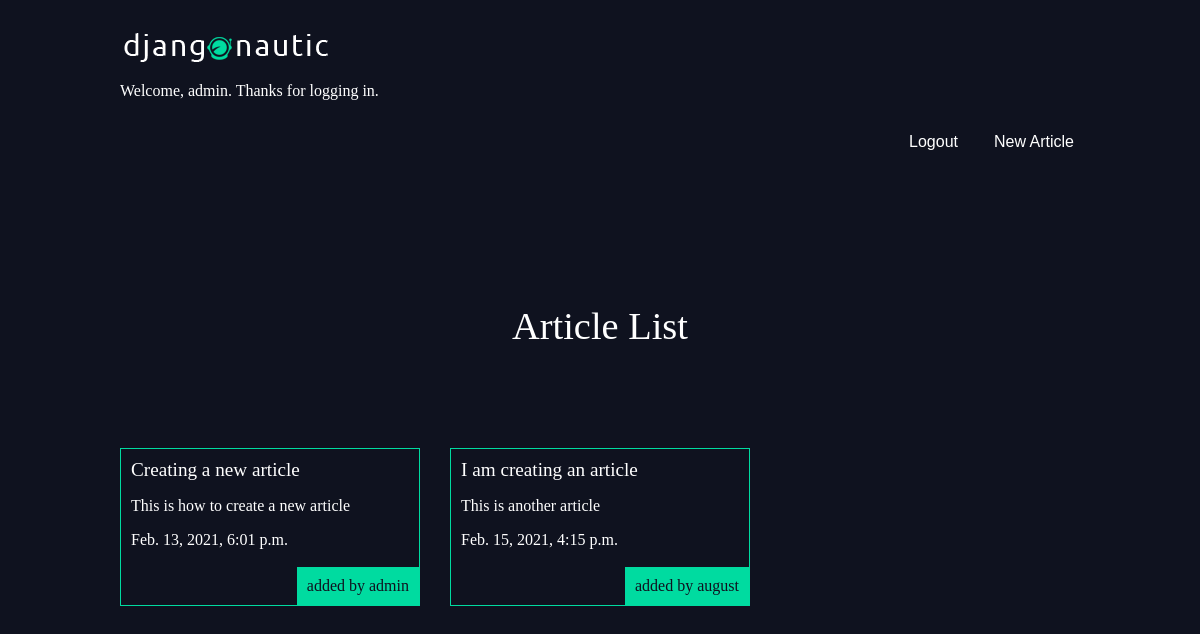
The app's page /articles/ (signed in) with its own data.
### articles/models.py (models this page shows, shortened)
class Article(models.Model):
    title = models.CharField(max_length = 100)
    slug = models.SlugField()
    body = models.TextField()
    date = models.DateTimeField(auto_now_add = True)
    thumb = models.ImageField(default="default.png", blank=True)
    author = models.ForeignKey(User, default=None, on_delete=models.CASCADE)
    def snippet(self):
        if len(self.body) < 51:
            return self.body
        else:
            return self.body[:50] + "..."

### articles/views.py (the view)
# urls.py: path('', views.article_list, name="list"),
def article_list(request):
    articles = Article.objects.all().order_by("date")
    return render(request, "articles/article_list.html", {"articles": articles})

### articles/templates/articles/article_list.html
{% extends 'base_layout.html' %}
{% block content %}
<h1>Article List</h1>
<div class="articles">
    {% for article in articles %}
        <div class="article">
            <h2><a href="{% url 'articles:detail' article.slug %}">{{ article.title }}</a></h2>
            <p>{{ article.snippet }}</p>
            <p>{{ article.date }}</p>
            <p class="author">added by {{ article.author }}</p>
        </div>
    {% endfor %}
</div>
{% endblock %}

### templates/base_layout.html (shortened to what this page needs)
{% load static %}
<html lang="en">
<head>
    <link rel="stylesheet" href="{% static 'styles.css' %}">
</head>
<body>
    <header class="wrapper">
        <h1><a href="{% url 'articles:list' %}"><img src="{% static 'logo.png' %}"></a></h1>
        {% if user.is_authenticated %}
        <p> Welcome, {{ user.username }}. Thanks for logging in.</p>
        {% endif %}
        <nav>
            <ul>
                {% if user.is_authenticated %}
                <li>
                    <form class="logout-link" action="{% url 'accounts:logout' %}" method="POST">
                        <button type="submit">Logout</button>
                    </form>
                </li>
                <li>
                    <form class="highlight" action="{% url 'articles:create' %}" method="POST">
                        <button type="submit">New Article</button>
                    </form>
                </li>
                {% endif%}
            </ul>
        </nav>
    </header>
    <div class="wrapper">
        {% block content %}
        {% endblock %}
    </div>
</body>
</html>

### assets/styles.css (style rules this page uses)
body { background-color: #0f121f; background-image: url(/static/stars.png); background-repeat: no-repeat; color: #fff; }
h1,h2,h3,h4,h5 { font-weight: normal; margin: 0; }
a, a:hover, a:visited { color: fff; text-decoration: none; }
.wrapper { max-width: 960px; margin: 0 auto; }
div.wrapper h1 { text-align: center; margin: 100px auto; font-size: 2.4em; }
header { display: grid; grid-template-columns: 1fr; padding: 20px 0; }
nav { justify-self: end; }
nav li { display: inline-block; margin-left: 20px; }
nav button { background: none; color: #fff; cursor: pointer; border: 0; font-size: 1em; }
.articles { display: grid; grid-template-columns: 1fr 1fr 1fr; grid-gap: 30px; }
.article { padding: 10px; border: 1px solid #00dba0; position: relative; padding-bottom: 40px; }
.article h2 { font-size: 1.2em; }
.article .author { padding: 10px; background: #00dba0; color: #0f121f; position: absolute; right: 0; bottom: 0; margin: 0; }

### records on screen
Article: title "Creating a new article", snippet "This is how to create a new article", date "Feb. 13, 2021, 6:01 p.m.", author "admin"
Article: title "I am creating an article", snippet "This is another article", date "Feb. 15, 2021, 4:15 p.m.", author "august"

### other values on screen
{{ user.username }} "admin"
